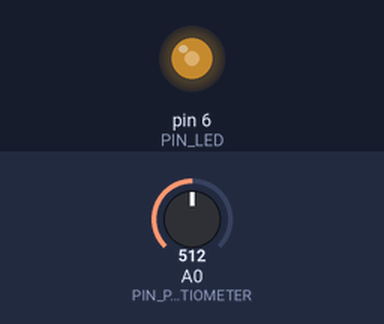
This sketch was run on a simulated Arduino Uno, built with avr-gcc and run on an emulated ATmega328P. Shown: output pins drawn as LEDs (lit = HIGH). Inputs (shaded band) come from the test bench; at power-on: A0 (PIN_POTENTIOMETER) = 512.

Above: at 1.2 s.
1.3 s: A0 (PIN_POTENTIOMETER) set to 716
At 2.4 s:
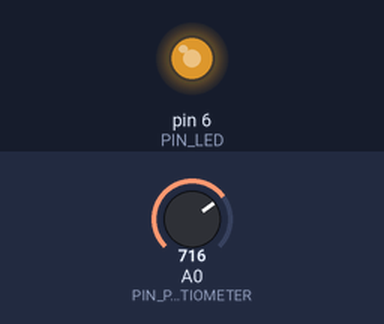
2.8 s: A0 (PIN_POTENTIOMETER) set to 900
At 3.6 s:
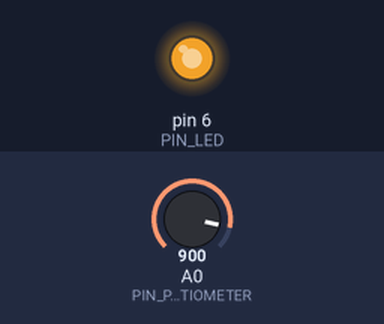
4.3 s: A0 (PIN_POTENTIOMETER) set to 122
At 4.7 s:
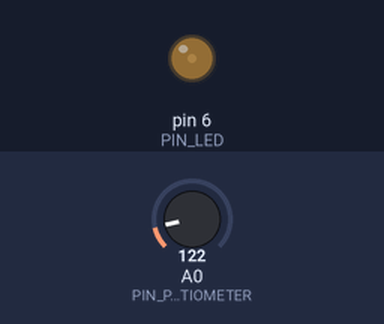
5.8 s: A0 (PIN_POTENTIOMETER) set to 0
At 7.0 s:
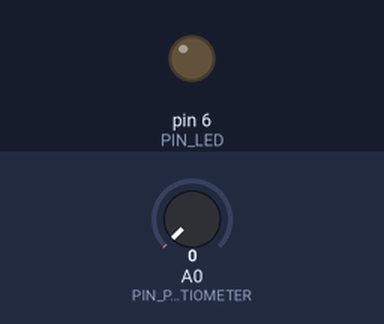
Timing chart, 0 to 8.3 s (numbered marks = the images above; inputs shaded):
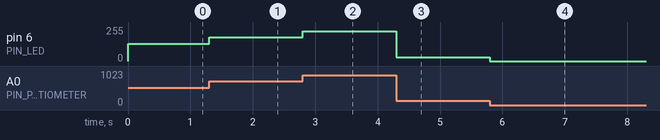

The sketch:

ArduinoLEDPotentiometer.ino
```cpp
const int PIN_LED = 6;
const int PIN_POTENTIOMETER = A0;

void setup() {
  pinMode(PIN_LED, OUTPUT);
}

void loop() {
  // val will be between 0 and 1023
  int val = analogRead(PIN_POTENTIOMETER);
  // (val / 4) will be between 0 and 255
  analogWrite(PIN_LED, val / 4);
}
```

Measured:
- after the input at 1.3 s, pin 6 (PIN_LED): 128/255 → 179/255 at once
- after the input at 2.8 s, pin 6 (PIN_LED): 179/255 → 225/255 at once
- after the input at 4.3 s, pin 6 (PIN_LED): 225/255 → 30/255 at once
- after the input at 5.8 s, pin 6 (PIN_LED): 30/255 → 0/255 at once
